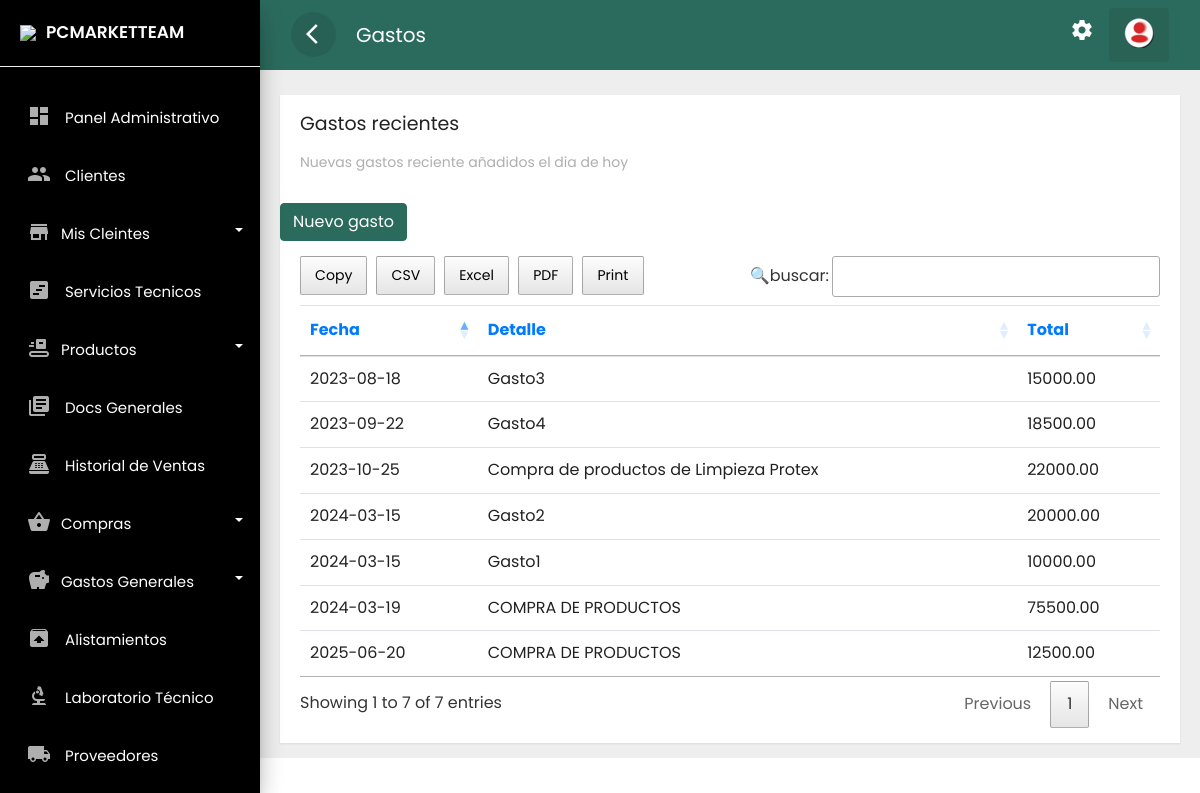
Page /frontend/gastos/mostrar.php (signed in) on the earlier database version.
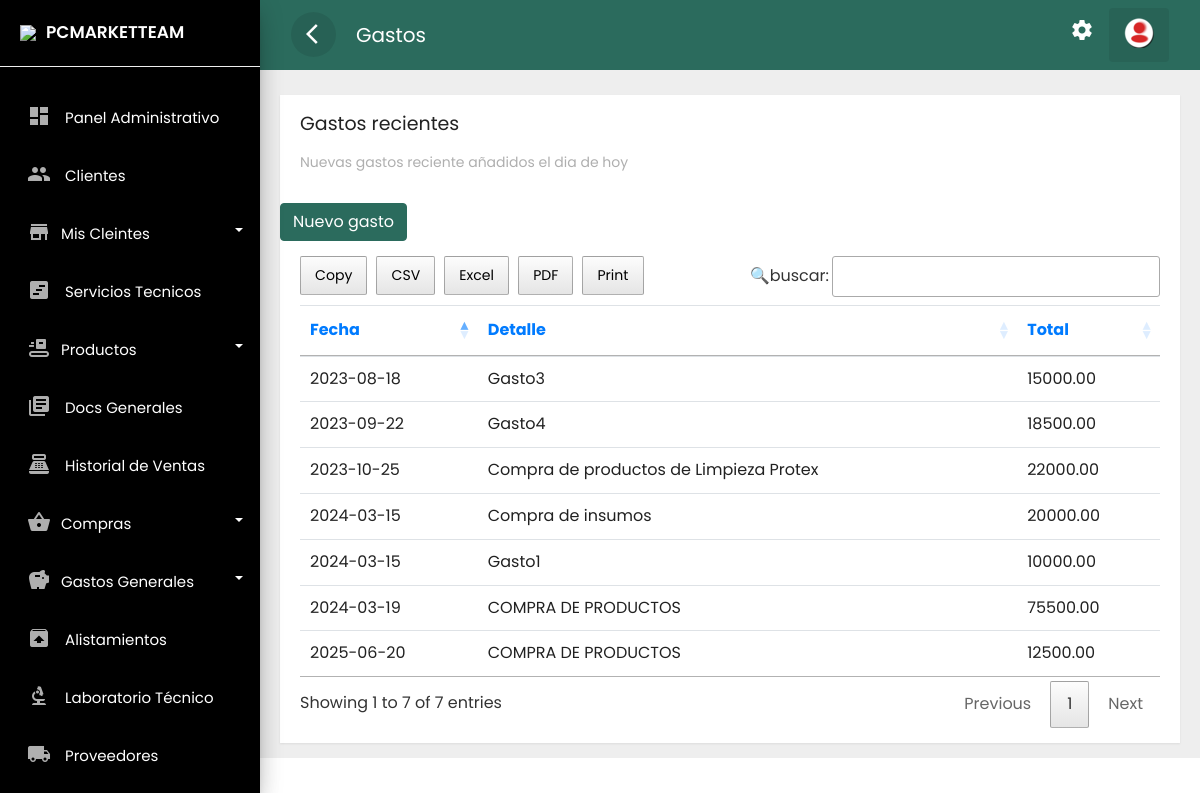
Same page on the later database version.
### tables this page shows
CREATE TABLE `gastos` (
  `idga` int(11) NOT NULL,
  `detall` text NOT NULL,
  `total` decimal(10,2) NOT NULL,
  `fec` text NOT NULL
);

### frontend/gastos/mostrar.php (the view, shortened to what this page needs)
<?php if(isset($_SESSION['id'])) { ?>
<!doctype html>
<html lang="es">
<head>
    <link rel="stylesheet" href="../../backend/css/bootstrap.min.css">
    <link rel="stylesheet" href="../../backend/css/custom.css">
    <link rel="stylesheet" href="../../backend/css/loader.css">
    <link rel="stylesheet" type="text/css" href="../../backend/css/datatable.css">
    <link rel="stylesheet" type="text/css" href="../../backend/css/buttonsdataTables.css">
    <link rel="stylesheet" type="text/css" href="../../backend/css/font.css">
</head>
<body>
    <div class="wrapper">
        <?php    include_once '../layouts/nav.php';  include_once '../layouts/menu_data.php';    ?>
        <nav id="sidebar">
            <div class="sidebar-header">
                <h3><img src="../../backend/img/favicon.png" class="img-fluid"><span>PCMARKETTEAM</span></h3>
            </div>
        </nav>
        <div id="content">
            <div class="top-navbar">
                <nav class="navbar navbar-expand-lg">
                    <div class="container-fluid">
                        <button type="button" id="sidebarCollapse" class="d-xl-block d-lg-block d-md-mone d-none">
                            <span class="material-icons">arrow_back_ios</span>
                        </button>
                        <a class="navbar-brand" href="#"> Gastos </a>
                        <div class="collapse navbar-collapse d-lg-block d-xl-block d-sm-none d-md-none d-none"
                            id="navbarSupportedContent">
                            <ul class="nav navbar-nav ml-auto">
                                <li class="nav-item">
                                    <a class="nav-link" href="../cuenta/configuracion.php">
                                        <span class="material-icons">settings</span>
                                    </a>
                                </li>
                                <li class="dropdown nav-item active">
                                    <a href="#" class="nav-link" data-toggle="dropdown">
                                        <img src="../../backend/img/reere.png">
                                    </a>
                                </li>
                            </ul>
                        </div>
                    </div>
                </nav>
            </div>
            <div class="main-content">
                <div class="row ">
                    <div class="col-lg-12 col-md-12">
                        <div class="card" style="min-height: 485px">
                            <div class="card-header card-header-text">
                                <h4 class="card-title">Gastos recientes</h4>
                                <p class="category">Nuevas gastos reciente añadidos el dia de hoy</p>
                            </div>
                            <br>
                            <a href="../gastos/nuevo.php" class="btn btn-danger text-white">Nuevo gasto</a>
                            <br>
                            <div class="card-content table-responsive">
                                <?php
                               require '../../backend/bd/ctconex.php';
 $sentencia = $connect->prepare("SELECT gastos.idga, gastos.detall, gastos.total, gastos.fec FROM gastos ORDER BY idga DESC;");
 $sentencia->execute();
$data =  array();
if($sentencia){
  while($r = $sentencia->fetchObject()){
    $data[] = $r;
  }
}
   ?>
                                <?php if(count($data)>0):?>
                                <table class="table table-hover" id="example">
                                    <thead class="text-primary">
                                        <tr>
                                            <th>Fecha</th>
                                            <th>Detalle</th>
                                            <th>Total</th>
                                        </tr>
                                    </thead>
                                    <tbody>
                                        <?php foreach($data as $g):?>
                                        <tr>
                                            <td><?php echo  $g->fec; ?></td>
                                            <td><?php echo $g->detall ?></td>
                                            <td><?php echo  $g->total; ?></td>
                                        </tr>
                                        <?php endforeach; ?>
                                    </tbody>
                                </table>
                                <?php endif; ?>
                            </div>
                        </div>
                    </div>
                </div>
            </div>
        </div>
    </div>
</body>
</html>
<?php }else{
    header('Location: ../error404.php');
 } ?>

Differences in the rows shown:
changed gastos: detall "Gasto2" → "Compra de insumos"
